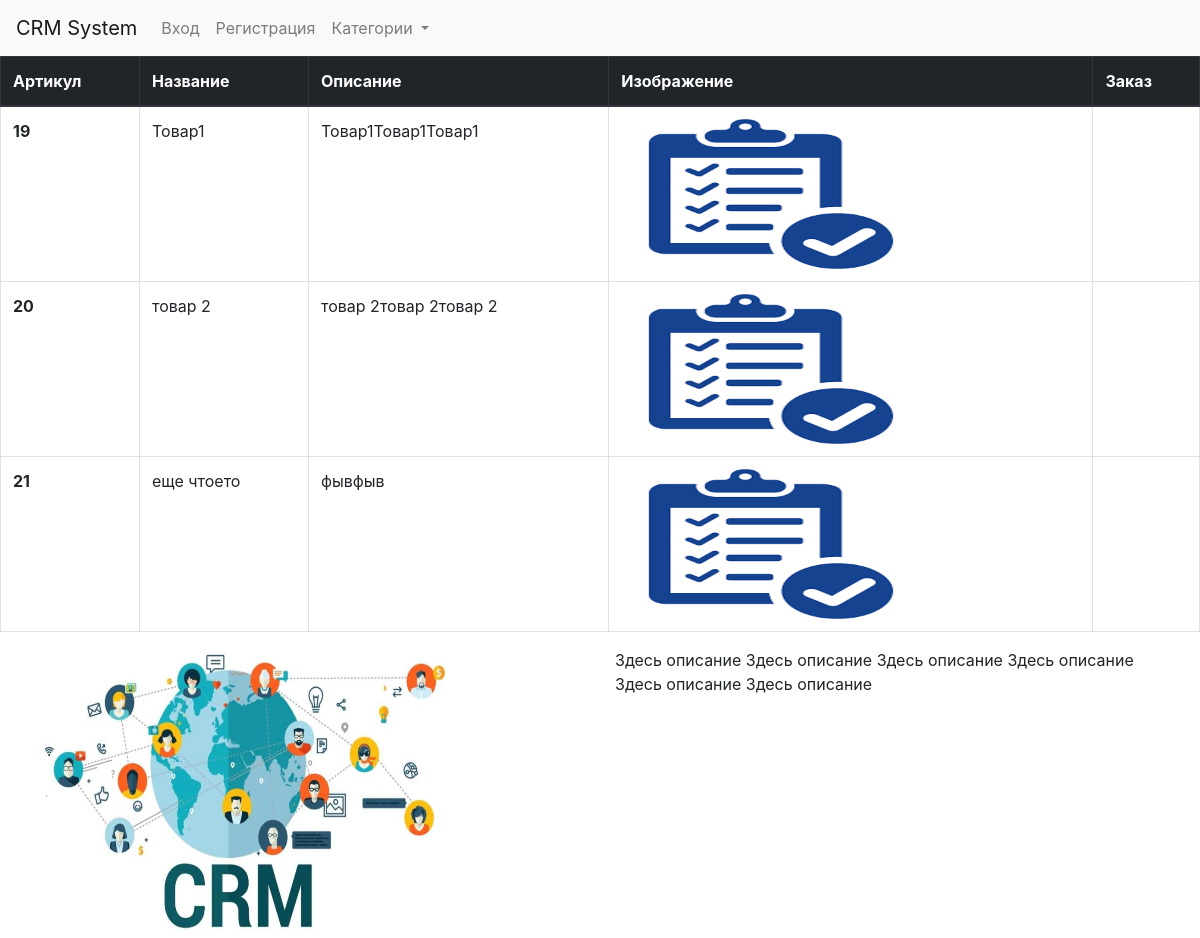
The page / on the database its author committed.
### crm_app/models.py (models this page shows, shortened)
class Product(models.Model):
    title = models.CharField(max_length=25, verbose_name='Название')
    description = models.TextField(max_length=150, verbose_name='Описание')
    image = models.ImageField(upload_to='media', verbose_name='Картинка')
    categories_foregin = models.ForeignKey(Categories, on_delete = models.CASCADE, verbose_name='Название категории')
    price = models.IntegerField(verbose_name='Цена')
    class Meta:
        verbose_name = 'товар'
        verbose_name_plural = 'Товар'

### crm_app/views.py (the view)
# urls.py: path('', home_page, name='home_page'),
def home_page(request):
    products = Product.objects.all()
    сategories = Categories.objects.all()[:3]
    product_count = Product.objects.all().count()
    remainder = 0
    product_count_honest = 0
    if product_count % 3 == 0:
        product_count_honest = int(product_count / 3)
        remainder = 3
        print(product_count_honest)
        print(remainder)
        pass
    else:
        product_count_honest = int(product_count / 3) + 1
        remainder = 3
        print(product_count_honest)
        print(remainder)
        pass
    context = {
        'products' : products,
        'product_count' : range(product_count),
        'product_count_honest' : range(product_count_honest),
        'remainder' : range(remainder),
        'сategories' : сategories,
    }
    return render(request, 'crm_app/home.html', context=context)

### crm_app/models.py (called while the page is built)
    def __str__(self):
        return self.name

### templates/crm_app/home.html (shortened to what this page needs)
{% extends 'base.html' %}
{% load static %}
    {% block one %}
    <table class="table table-bordered ">
        <thead class="thead-dark">
            <tr>
                <th scope="col">Артикул</th>
                <th scope="col">Название</th>
                <th scope="col">Описание</th>
                <th scope="col">Изображение</th>
                <th scope="col">Заказ</th>
            </tr>
        </thead>
        <tbody>
            {% for pr in products %}
            <tr>
                <th scope="row">{{ pr.id }}</th>
                <td>{{ pr.title }}</td>
                <td>{{ pr.description }}</td>
                <td><img src="{{ pr.image.url }}" width="300" height="150"></td>
                {% if user.is_authenticated %}
                <td><a href="{% url 'make_order' pr.categories_foregin.slug  pr.id %}">Сделать заказ</a></td>
                {% else %}
                <td></td>
                {% endif %}
            </tr>
            {% endfor %}
        </tbody>
    </table>
    <div class="container">
        <div class="row">
            <div class="col"><img src="media/root_images/crm.jpg" width="400" height="290"></div>
            <div class="col">Здесь описание Здесь описание Здесь описание Здесь описание Здесь описание Здесь описание </div>
        </div>
    </div>
    {% endblock one %}

### templates/base.html (shortened to what this page needs)
{% load static %}
<!DOCTYPE html>
<html lang="en">
<head>
    {% block link %}
    <link rel="stylesheet" href="{% static 'css/bootstrap.min.css' %}">
    {% endblock link %}
</head>
<body>
    {% block navbar %}
    <nav class="navbar navbar-expand-lg navbar-light bg-light">
        <a class="navbar-brand" href="/">CRM System</a>
        <div class="collapse navbar-collapse" id="navbarSupportedContent">
            <ul class="navbar-nav mr-auto">
                {% if user.is_authenticated %}
                <li class="nav-item">
                    <a class="nav-link" href="{% url 'profile' user.id %}">Личный кабинет <span
                            class="sr-only"></span></a>
                <li class="nav-item">
                    <a class="nav-link" href="{% url 'loguot' %}">Выйти <span class="sr-only"></span></a>
                </li>
                {% else %}
                <li class="nav-item">
                    <a class="nav-link" href="{% url 'login' %}">Вход </a>
                <li class="nav-item">
                    <a class="nav-link" href="{% url 'registration' %}">Регистрация</a>
                </li>
                </li>
                {% endif %}
                <li class="nav-item dropdown">
                    <a class="nav-link dropdown-toggle" href="#" id="navbarDropdown" role="button"
                        data-toggle="dropdown" aria-haspopup="true" aria-expanded="false">
                        Категории
                    </a>
                </li>
            </ul>
        </div>
    </nav>
    {% endblock navbar %}
    {% block one %}
    {% endblock one %}
</body>
</html>

### rows shown on the page
Product: id "19", title "Товар1", description "Товар1Товар1Товар1", image (picture)
Product: id "20", title "товар 2", description "товар 2товар 2товар 2", image (picture)
Product: id "21", title "еще чтоето", description "фывфыв", image (picture)
